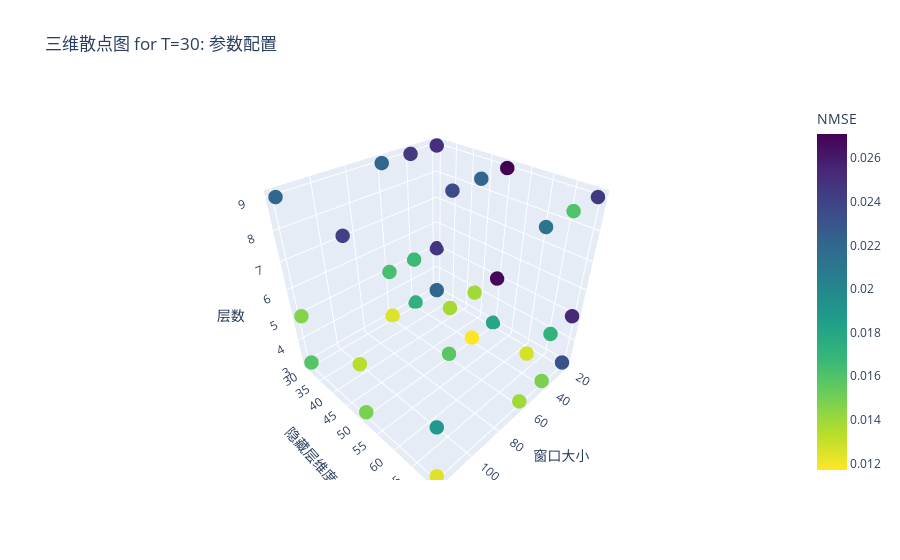

The code cell stored with this chart in its notebook:
### Code cell
data = model_results
# 遍历每个T值，为每个T值创建一个独立的图形
for t in data['T'].unique():
    fig = go.Figure()
    subset = data[data['T'] == t]

    # 添加三维散点图
    fig.add_trace(go.Scatter3d(
        x=subset['window_size'],
        y=subset['hidden_dim'],
        z=subset['num_layers'],
        mode='markers',
        marker=dict(
            size=5,
            color=subset['best_valLoss%var'],  # 使用损失值作为颜色
            colorscale='Viridis_r',  # 颜色反转
            colorbar=dict(title='NMSE')
        )
    ))

    # # 寻找具有最小损失值的前三个点并标注
    # top_points = subset.nsmallest(3, 'best_valLoss%var')
    # for _, point in top_points.iterrows():
    #     fig.add_trace(go.Scatter3d(
    #         x=[point['window_size']],
    #         y=[point['hidden_dim']],
    #         z=[point['num_layers']],
    #         text=[f"NMSE: {point['best_valLoss%var']:.2e}"],
    #         mode='text',
    #         textposition="middle center",
    #         showlegend=False,
    #         textfont=dict(
    #             color="black",
    #             size=10
    #         )
    #     ))

    # 更新布局
    fig.update_layout(
        title=f'三维散点图 for T={t}: 参数配置',
        scene=dict(
            xaxis_title='窗口大小',
            yaxis_title='隐藏层维度',
            zaxis_title='层数'
        )
    )

    # 显示图形
    fig.show()

    # 保存图表
    fig.write_html(f'3d_scatter_plots_{config_id}/3d_scatter_plot_T_{t}.html')
    
    # 保存图形为PNG图片
    image_path = f'3d_scatter_plots_{config_id}/3d_scatter_plot_T_{t}.png'
    fig.write_image(image_path)

### Figure 1 — Plotly figure (JSON) as saved in the notebook; plotly's stock layout.template omitted (floating-point values rounded to 4 significant figures)
{"data": [{"marker": {"color": [0.0117, 0.01241, 0.01247, 0.0127, 0.0134, 0.0138, 0.01389, 0.01391, 0.01463, 0.01483, 0.01487, 0.01572, 0.01589, 0.01603, 0.01624, 0.01664, 0.01709, 0.01726, 0.01799, 0.01889, 0.02118, 0.02205, 0.02205, 0.02205, 0.02205, 0.02322, 0.02355, 0.02359, 0.02416, 0.02444, 0.02448, 0.02472, 0.02504, 0.02533, 0.02682, 0.0271], "colorbar": {"title": {"text": "NMSE"}}, "colorscale": [[0.0, "#fde725"], [0.1111, "#b5de2b"], [0.2222, "#6ece58"], [0.3333, "#35b779"], [0.4444, "#1f9e89"], [0.5556, "#26828e"], [0.6667, "#31688e"], [0.7778, "#3e4989"], [0.8889, "#482878"], [1.0, "#440154"]], "size": 5}, "mode": "markers", "x": [40, 120, 60, 60, 120, 60, 40, 60, 120, 120, 40, 60, 120, 40, 60, 40, 40, 40, 20, 120, 60, 120, 40, 60, 120, 20, 20, 60, 120, 20, 40, 20, 20, 20, 20, 20], "y": [50, 70, 30, 70, 50, 50, 50, 70, 30, 50, 70, 50, 30, 70, 30, 30, 70, 30, 50, 70, 70, 70, 50, 30, 30, 70, 30, 50, 50, 70, 30, 30, 30, 70, 50, 50], "z": [3, 3, 3, 5, 5, 5, 5, 3, 5, 3, 3, 3, 3, 9, 5, 5, 5, 3, 3, 5, 9, 9, 9, 9, 9, 3, 3, 9, 9, 9, 9, 5, 9, 5, 5, 9], "type": "scatter3d"}], "layout": {"title": {"text": "三维散点图 for T=30: 参数配置"}, "scene": {"xaxis": {"title": {"text": "窗口大小"}}, "yaxis": {"title": {"text": "隐藏层维度"}}, "zaxis": {"title": {"text": "层数"}}}}}
